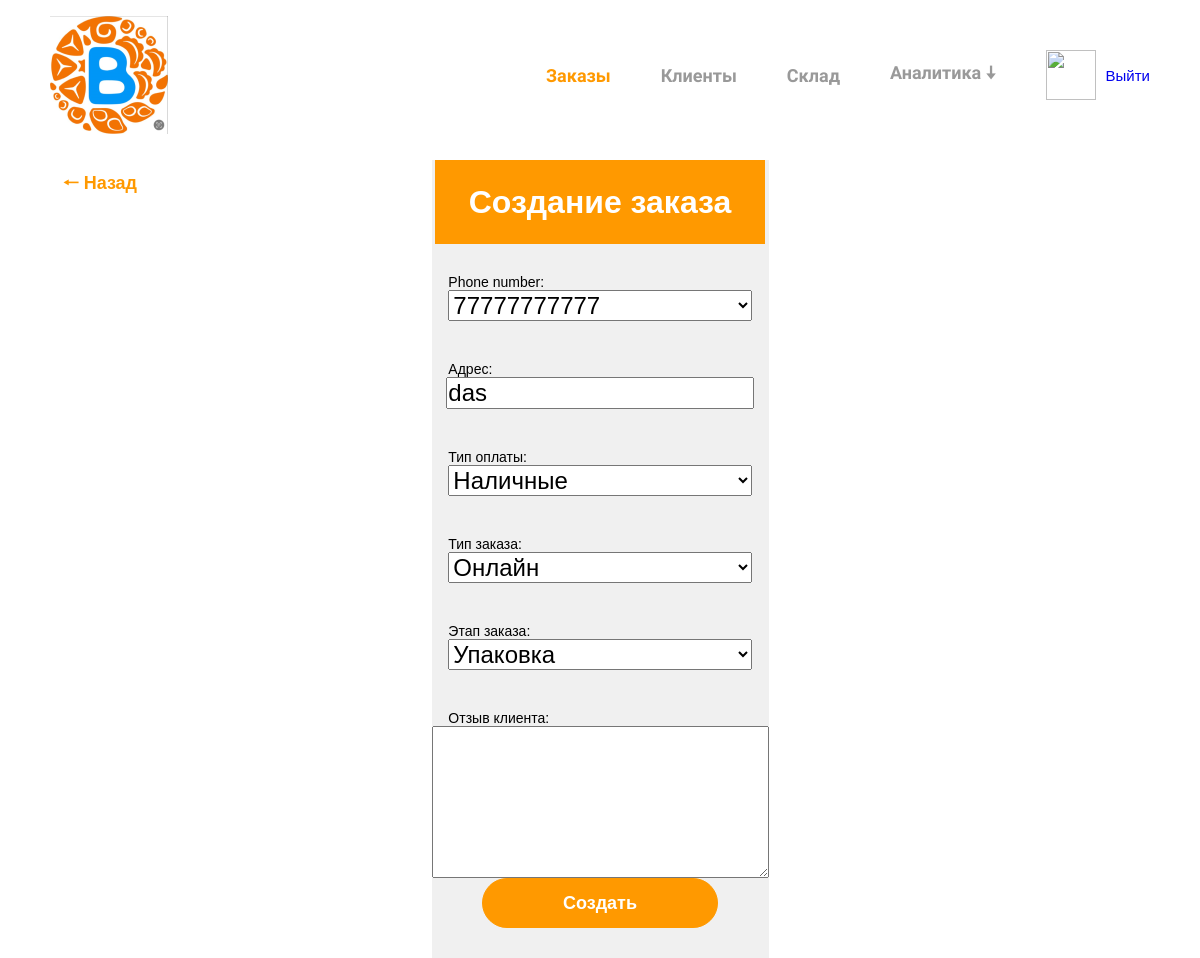
Screenshot of /orders/update/4/ (signed in) with the database file from the repository.
### clients/models.py (models this page shows)
class Client(models.Model):
    phone_number = models.CharField(verbose_name="Номер телефона", max_length=15, unique=True, primary_key=True)
    password = models.CharField(verbose_name="Пароль", max_length=100, default="12345678")
    name = models.CharField(verbose_name="Имя", max_length=100)
    address = models.CharField(verbose_name="Адрес", max_length=150)
    total = models.DecimalField(verbose_name="Общая сумма заказов", default=0, max_digits=20, decimal_places=2)
    created_at = models.DateTimeField(auto_now_add=True)
    is_active = models.BooleanField(default=True)
    class Meta:
        ordering = ["-created_at"]
    def __str__(self):
        return self.phone_number

### orders/models.py (models this page shows, shortened)
class Order(models.Model):
    STAGES = {"1": 'Упаковка',
              "2": 'Готов к доставке',
              "3": "Доставляется",
              "4": "Завершен"}
    TYPE_OF_PAYMENTS = {"1": 'Kaspi QR',
                        "2": 'Перевод',
                        "3": "Наличные"}
    TYPE_OF_ORDERS = {"1": "Онлайн",
                      "2": "Оффлайн"}
    phone_number = models.ForeignKey(Client,
                                     related_name="orders",
                                     on_delete=models.CASCADE)
    address = models.CharField(verbose_name="Адрес", max_length=150)
    stage = models.CharField(verbose_name="Этап заказа", choices=STAGES, max_length=20, default="1")
    type_of_payment = models.CharField(verbose_name="Тип оплаты", choices=TYPE_OF_PAYMENTS, max_length=20)
    type_of_order = models.CharField(verbose_name="Тип заказа", choices=TYPE_OF_ORDERS, max_length=20)
    review = models.TextField(verbose_name="Отзыв клиента", max_length=200, null=True, blank=True)
    created_at = models.DateTimeField(auto_now_add=True)
    updated_at = models.DateTimeField(auto_now=True)
    class Meta:
        ordering = ['-created_at']
        indexes = [
			models.Index(fields=['-created_at']),
		]

### orders/views.py (the view)
# urls.py: path("update/<int:order_id>/", views.orders_update_view, name="orders_update"),
@login_required
def orders_update_view(request, order_id):
    order = Order.objects.get(id=order_id)
    if request.method == "POST":
        form = OrderUpdateForm(data=request.POST,
                               instance=order)
        if form.is_valid():
            form.save()
            return redirect("orders_detail", order.id)
    else:
        form = OrderUpdateForm(instance=order)
    return render(request, "orders/orders_create.html", {
        "section": "orders",
        "form": form
    })

### orders/forms.py
class OrderUpdateForm(forms.ModelForm):
    class Meta:
        model = Order
        fields = 'phone_number', 'address', 'type_of_payment', 'type_of_order', "stage", "review"

### templates/orders/orders_create.html (shortened to what this page needs)
{% extends 'base.html' %}
{% load static %}
{% block link %}
	<link rel="stylesheet" href="{% static 'css/base.css' %}">
	<link rel="stylesheet" href="{% static 'css/form.css' %}">
{% endblock link %}
{% block body %}
	<button onclick="window.location='{% url 'clients_select' %}'" class="back">🠐 Назад</button>
	<div class="center">
		<form method="post">
			<h1>Создание заказа</h1>
			{{ form.as_table }}
			<button type="submit">Создать</button>
		</form>
	</div>
{% endblock body %}

### static/css/base.css (style rules this page uses)
* { margin: 0; padding: 0; font-family: "Arial"; }
button { background-color: #ff9900; border: none; width: 100px; height: 50px; color: white; font-size: 18px; font-weight: bold; padding: 5px; }
h1 { margin-bottom: 10px; color: #ff9900; }
.center { width: 100%; display: flex; flex-direction: column; align-items: center; }
.back { position: absolute; left: 50px; top: 160px; color: #ff9900; background-color: white; }

### static/css/form.css (style rules this page uses)
h1 { color: white; background-color: #ff9900; padding-left: 10%; padding-right: 10%; padding-top: 7%; padding-bottom: 7%; }
form { display: flex; flex-direction: column; background-color: #f0f0f0; justify-content: center; align-items: center; padding-bottom: 30px; }
form > label { width: 90%; font-size: 14px; margin-top: 20px; }
form > input, form > select { width: 90%; font-size: 24px; margin-bottom: 20px; }
button { width: 70%; border: 1px solid #ff9900; border-radius: 30px; background-color: #ff9900; }
.back { position: absolute; left: 50px; top: 160px; width: 100px; border: none; }

### rows the page displays
Client: phone_number "77777777777"
Order: address "das", type_of_payment "Наличные", type_of_order "Онлайн", stage "Упаковка"
